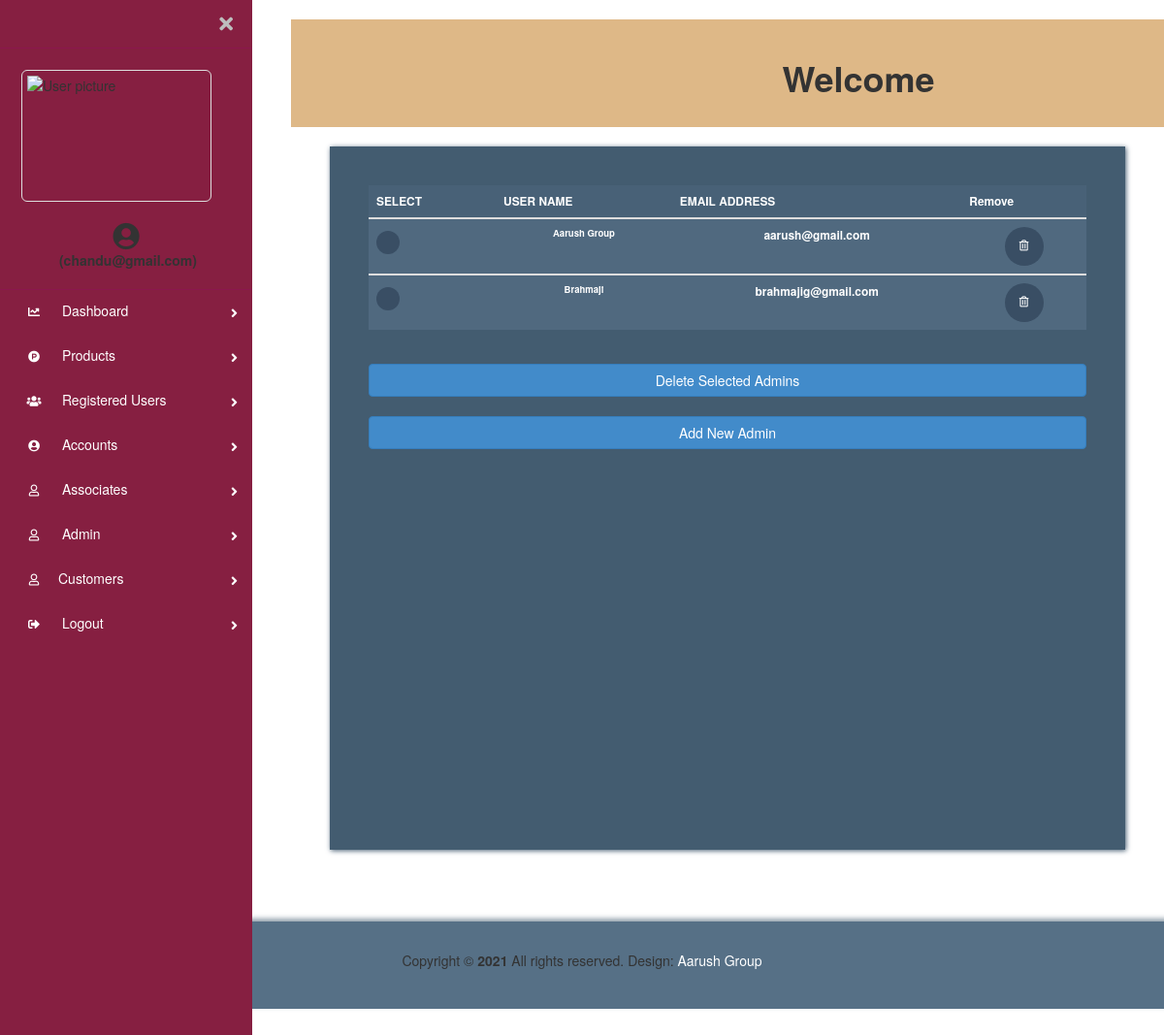
The app's page /kisan_store/cart_admin/super_admin.php (signed in) with its own data.
### tables this page shows
CREATE TABLE `cart_super_admin` (
  `id` int(12) NOT NULL,
  `name` varchar(100) NOT NULL,
  `email` varchar(100) NOT NULL,
  `password` varchar(100) NOT NULL,
  `conf_password` varchar(100) NOT NULL
);

### kisan_store/cart_admin/super_admin.php (the view, shortened to what this page needs)
<?php
include 'backend/database.php';
$qry = "select * from cart_super_admin";
$sql = mysqli_query($dbc, $qry) or die(mysqli_error($dbc));
$admincount=mysqli_num_rows($sql);
$username= $_SESSION['loginname'];
$qry1 = "select * from cart_admin";
$sql1 = mysqli_query($dbc, $qry1) or die(mysqli_error($dbc));
$row1=mysqli_fetch_assoc($sql1);
?>
<!DOCTYPE html>
<html lang="en">
  <head>
    <link rel="stylesheet" href="css/fontawesome.min.css" />
    <link rel="stylesheet" href="css/bootstrap.min.css" />
    <link rel="stylesheet" href="css/templatemo-style.css">
    <link rel="stylesheet" href="font-awesome-animation-1.1.1/package/css/font-awesome-animation.min.css">
        <link href="https://use.fontawesome.com/releases/v5.0.6/css/all.css" rel="stylesheet">
        <link href="sidenav/css/side.css" rel="stylesheet">
        <link href="sidenav/css/bootstrap.min.css" rel="stylesheet" id="bootstrap-css">
  </head>
  <body id="reportsPage">
  <div class="page-wrapper chiller-theme toggled">
            <nav id="sidebar" class="sidebar-wrapper">
                <div class="sidebar-content">
                    <div class="sidebar-brand">
                        <div id="close-sidebar">
                            <i class="fas fa-times"></i>
                        </div>
                    </div>
                    <div class="sidebar-header">
                        <div class="user-pic">
                            <img class="img-responsive img-rounded" src="sidenav/images/kkm-logo.png" alt="User picture">
                        </div>
                    </div>
                    <div class="text-center">
                        <span class=" text-light"><i class="fas fa-user-circle fa-2x"></i><br>&nbsp;<strong>(<?php echo $_SESSION['loginname']; ?>)</strong></span>
                    </div><br>
                    <div class="sidebar-menu">
                        <ul>
                            <li class="sidebar-dropdown">
                                <a href="index.php">
                                    <i class="fas fa-chart-line fa-9x"></i>
                                    <span>Dashboard</span>
                                </a>
                            </li>
                            <li class="sidebar-dropdown">
                                <a href="products.php">
                                <i class="fab fa-product-hunt"></i>
                                    <span>Products</span>
                                </a>
                            </li>
                            <li class="sidebar-dropdown">
                                <a href="Regusers.php">
                                <i class="fas fa-users"></i>
                                    <span>Registered Users</span>
                                </a>
                            </li>
                            <li class="sidebar-dropdown">
                                <a href="accounts.php">
                                <i class="fas fa-user-circle"></i>
                                    <span>Accounts</span>
                                </a>
                            </li>
                            <li class="sidebar-dropdown">
                                <a href="#">
                                    <i class="far fa-user"></i>
                                    <span>Associates</span>
                                </a>
                            </li>
                           <?php if(!$row1['email'] == $username){ ?>
                            <li class="sidebar-dropdown">
                                <a href="#">
                                <i class="fas fa-user-shield"></i>
                                    <span>Super Admin</span>
                                </a>
                                <div class="sidebar-submenu">
                                <ul>
                                  <li>
                                      <a href="super_admin.php">Super Admin
                                        </a>
                                  </li>
                                  <li>
                                      <a href="Regadmins.php">Admin</a>
                                  </li>
                                </ul>
                                </div>
                            </li>
                         <?php } else { ?>
                            <li class="sidebar-dropdown">
                                <a href="Regadmins.php">
                                    <i class="far fa-user"></i>
                                    <span>Admin</span>
                                </a>
                            </li>
                          <?php } ?>
                            <li class="sidebar-dropdown">
                                <a href="#"><i class="far fa-user"></i><span>Customers</span></a>
                            </li>
                            <li class="sidebar-dropdown">
                            <a href="../backend/logout.php">
                            <i class="fas fa-sign-out-alt"></i>
                                    <span>Logout</span>
                                </a>
                            </li>
                        </ul>
            </nav>
            <main class="page-content">
                <div class="container text-dark text-center" style="background: burlywood;">
                    <h1><strong >Welcome</strong></h1>
                </div>
    <div class=" mt-5">
      <div class="row tm-content-row">
        <div class="col-sm-15 col-md-12 col-lg-12 col-xl-12 tm-block-col">
          <div class="tm-bg-primary-dark tm-block tm-block-products">
          <form action="remove/remove_multiple_superadmin.php" method="POST" >
            <div class="tm-product-table-container">
              <table class="table table-hover tm-table-small tm-product-table">
              <?php if ($admincount > 0) { ?>
                <thead>
                  <tr align="center">
                    <th scope="col">SELECT</th>
                    <th scope="col">USER NAME</th>
                    <th scope="col">EMAIL ADDRESS</th>
                    <th scope="col">Remove</th>
                  </tr>
                </thead>
                <?php while ($row = mysqli_fetch_assoc($sql)) {
                  ?>
                <tbody>
                  <tr align="center">
                    <th scope="row"><input type="checkbox" name='checkbox[]' value='<?php echo $row["id"]; ?>' id="checkbox"/></th>
                    <td class="tm-product-name"><?php echo $row['name'] ?> </td>
                    <td><?php echo $row['email']  ?></td>
                    <?php echo "<td>
                      <a href='remove/remove_superadmin.php?id=" . $row['id'] . "' class='tm-product-delete-link' onClick=\"javascript: return confirm('Please confirm deletion');\">
                        <i class='far fa-trash-alt tm-product-delete-icon' ></i>
                      </a>
                    </td>"?>
                  </tr>
                  <?php } ?>
                  <?php } else { ?>
              <p align=center style="color:rgb(188 189 155);"><strong  > <i class="fas fa-database faa-horizontal animated"></i> <br>No Data Available!!!</strong></p> <br>
            <?php } ?>
                </tbody>
              </table>
            </div>
            <input type="submit" name="submit" id="submit" value="Delete Selected Admins " class="btn btn-primary btn-block text-uppercase" onClick="javascript: return confirm('Please confirm deletion');">
            </form>
            <button type="button" name="submit" id="submit" value="Add New Admin" data-toggle="modal"  data-target="#myModal" class="btn btn-primary btn-block text-uppercase" >Add New Admin</button>
          </div>
        </div>
      </div>
    </div>
                                          </main>
          <footer class="tm-footer row tm-mt-small">
      <div class="col-12 font-weight-light">
        <p class="text-center text-white mb-0 px-4 large">
          Copyright &copy; <b><?php echo date("Y") ?></b> All rights reserved.
          Design: <a rel="nofollow noopener" href="#" class="tm-footer-link">Aarush Group</a>
        </p>
      </div>
    </footer>
        </div>
  </body>
</html>

### kisan_store/cart_admin/css/templatemo-style.css (style rules this page uses)
html { font-size: 16px; overflow-x: hidden; }
body { font-family: Roboto, Helvetica, Arial, sans-serif; background-color: rgb(245, 241, 241); overflow-x: hidden; }
a { transition: all 0.3s ease; }
.tm-mt-small { margin-top: 20px; }
.tm-block-col { margin-bottom: 30px; }
.tm-block { padding: 40px; -webkit-box-shadow: 1px 1px 5px 0 #455c71; -moz-box-shadow: 1px 1px 5px 0 #455c71; box-shadow: 1px 1px 5px 0 #455c71; min-height: 350px; height: 100%; max-height: 450px; }
.tm-content-row { justify-content: space-between; margin-left: -20px; margin-right: -20px; }
.table { background-color: #50697f; color: #fff; font-size: 85%; margin-bottom: 0; }
thead { background-color: #486177; color: #fff; }
.table thead th { border-bottom: 0; }
.btn { border-radius: 0; padding: 13px 28px; transition: all 0.2s ease; max-width: 100%; }
.btn-primary { color: #fff; background-color: #f5a623; border: 2px solid #f5a623; font-size: 90%; font-weight: 600; }
.table td, .table th { border-top: 1px solid #415a70; padding: 15px 25px; vertical-align: middle; }
.tm-table-small td, .tm-table-small th { padding-left: 12px; padding-right: 12px; }
.table-hover tbody tr { transition: all 0.2s ease; }
.tm-bg-primary-dark { background-color: #435c70; }
input[type="checkbox"] { cursor: pointer; -webkit-appearance: none; appearance: none; background-color: #394e64; background-position: center; border-radius: 50%; box-sizing: border-box; position: relative; box-sizing: content-box; width: 24px; height: 24px; transition: all 0.1s linear; }
.tm-block-products { min-height: 725px; }
.tm-product-table-container { max-height: 465px; margin-bottom: 15px; overflow-y: scroll; }
.tm-product-table tr { font-weight: 600; }
.tm-product-name { font-size: 0.95rem; font-weight: 600; }
.tm-product-delete-icon { font-size: 1.1rem; color: #fff; }
.tm-product-delete-link { padding: 10px; border-radius: 50%; background-color: #394e64; display: inline-block; width: 40px; height: 40px; text-align: center; }
.tm-footer { background-color: #567086; padding-top: 30px; padding-bottom: 30px; -webkit-box-shadow: 0 -3px 5px 0 rgba(69, 92, 113, 0.59); -moz-box-shadow: 0 -3px 5px 0 rgba(69, 92, 113, 0.59); box-shadow: 0 -3px 5px 0 rgba(69, 92, 113, 0.59); }
.tm-footer-link { color: white; }

### kisan_store/cart_admin/super_admin.php (style rules this page uses)
img { border: 1px solid #ddd; border-radius: 4px; padding: 5px; width: 150px; }

### records on screen
cart_super_admin: name "Aarush Group", email "aarush@gmail.com"
cart_super_admin: name "Brahmaji", email "brahmajig@gmail.com"
